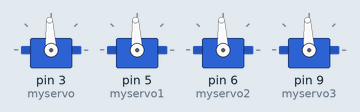
Recording of a sketch running on a simulated Arduino Uno, built with avr-gcc and run on an emulated ATmega328P. Parts: 4 × servo.

Above: at 0.05 s.
At 0.45 s:
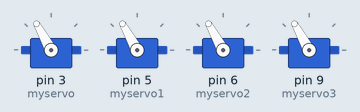
At 0.65 s:
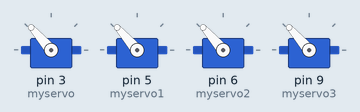
At 1.3 s:
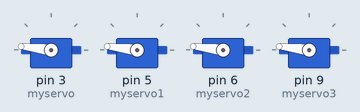
At 1.9 s:
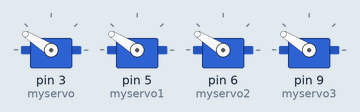
At 2.55 s:
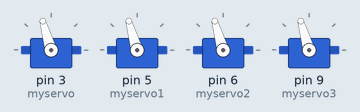
Timing chart, 0 to 6.4 s (numbered marks = the images above):
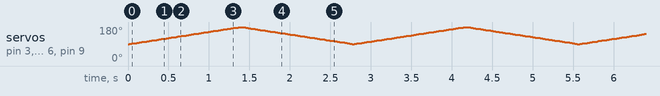

The sketch:

Servo_Four.ino
```cpp
#include <Servo.h>
Servo myservo;
Servo myservo1;
Servo myservo2;
Servo myservo3;
int pos = 0;
#define V 90
#define P 180
void setup() {
  myservo.attach(3);//一号D3
  myservo1.attach(5);//二号D5
  myservo2.attach(6);//三号D7
  myservo3.attach(9);//四号D9
}

void loop() {
  for (pos = V; pos <= P; pos += 1)
  {
    myservo.write(pos);
    myservo1.write(pos);
    myservo2.write(pos);
    myservo3.write(pos);
    delay(15);
  }
  for (pos = P; pos >= V; pos -= 1)
  {
    myservo.write(pos);
    myservo1.write(pos);
    myservo2.write(pos);
    myservo3.write(pos);
    delay(15);
  }
}
```
